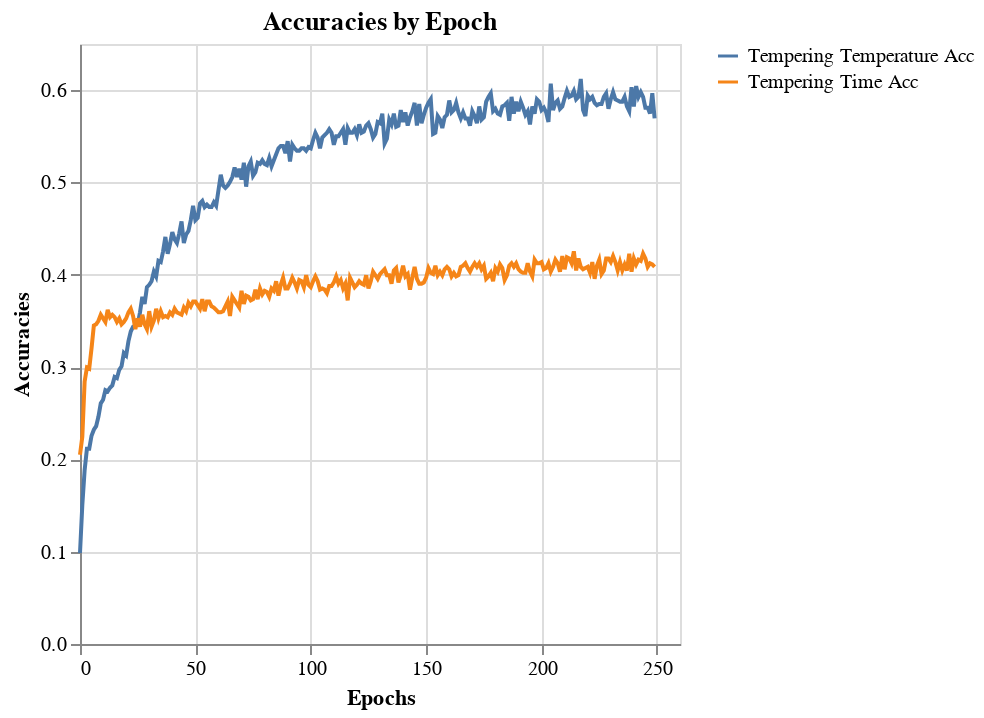

The cell this chart's notebook holds for it:
### Code cell
chart_acc = alt.Chart(df_acc).mark_line().encode(
    alt.X('index').title('Epochs'),
    alt.Y(alt.repeat('layer'), type='quantitative').\
        title('Accuracies'),
    color = alt.datum(alt.repeat('layer'))
).repeat(
    layer = ['Tempering Temperature Acc', 'Tempering Time Acc']
).properties(title="Accuracies by Epoch")
chart_acc.save(f"{images_path}/DNN_acc.png")
chart_acc

### Figure 1 — Vega-Lite specification as saved in the notebook (floating-point values rounded to 4 significant figures; data arrays with more than 128 entries replaced by an {"elided": "..."} marker saying what was removed)
{"config": {"view": {"continuousWidth": 300, "continuousHeight": 300}}, "repeat": {"layer": ["Tempering Temperature Acc", "Tempering Time Acc"]}, "spec": {"data": {"name": "data-05348e9107b92c6ef86277c42c261150"}, "mark": {"type": "line"}, "encoding": {"color": {"datum": {"repeat": "layer"}}, "x": {"field": "index", "title": "Epochs", "type": "quantitative"}, "y": {"field": {"repeat": "layer"}, "title": "Accuracies", "type": "quantitative"}}}, "title": "Accuracies by Epoch", "$schema": "https://vega.github.io/schema/vega-lite/v5.20.1.json", "datasets": {"data-05348e9107b92c6ef86277c42c261150": {"elided": "250 records"}}}
